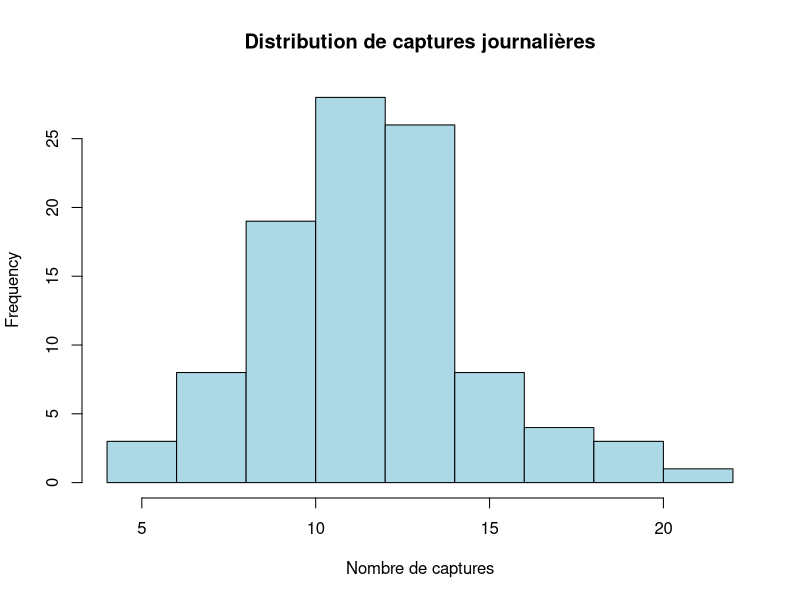
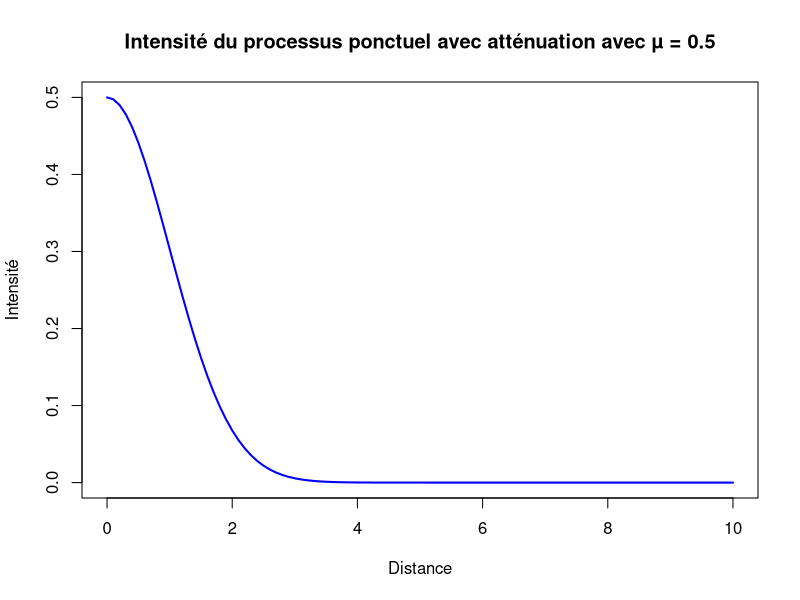
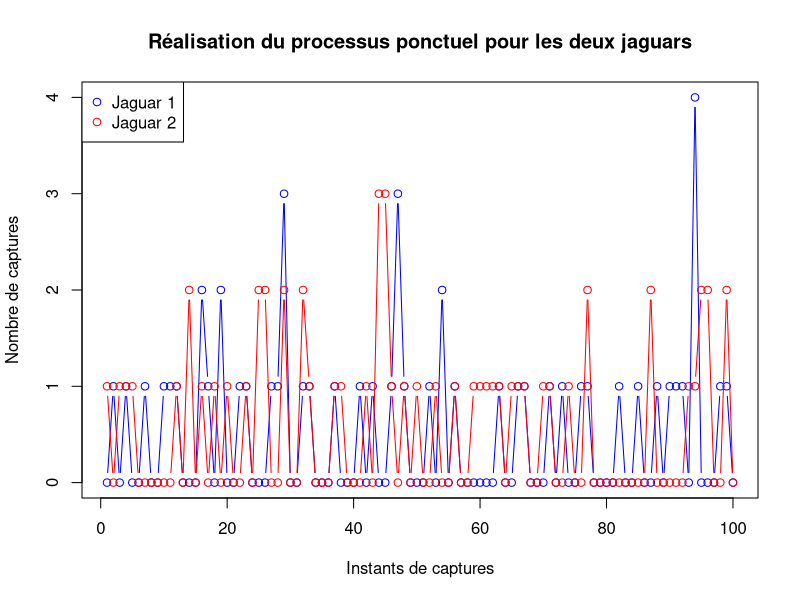

Generate these figures, in order, with R:
## ---- chunk 1
knitr::opts_chunk$set(echo = TRUE)
## ---- chunk 2
mu <- 0.5  
duree <- 24  
nombre_moyen_photos <- mu * duree
nombre_moyen_photos
## ---- chunk 3
lambda <- mu * duree

captures_j <- rpois(100, lambda)
hist(captures_j, main="Distribution de captures journalières", xlab="Nombre de captures", col="lightblue", border="black")

## ---- chunk 4
# définisson la fonction de calcule de l'intensité avec atténuation
attenuation <- function(d) {
  mu * exp(-d^2/2)
}

# Testons avec quelques distances
distances <- seq(0, 10, by=0.1)
intensites <- attenuation(distances)
# exploration graphique
plot(distances, intensites, type="l", col="blue", lwd=2, xlab="Distance", ylab="Intensité", main="Intensité du processus ponctuel avec atténuation avec µ = 0.5")

## ---- chunk 5
# Génération d'une réalisation de captures pour les deux jaguars
set.seed(1862)
n <- 100
c_jaguar1 <- rpois(n, lambda = 0.5)
c_jaguar2 <- rpois(n, lambda = 0.5)

# Exploration graphique
plot(c_jaguar1, type = "b", col = "blue", ylim = c(0, max(c_jaguar1, c_jaguar2)), xlab = "Instants de captures", ylab = "Nombre de captures", main = "Réalisation du processus ponctuel pour les deux jaguars")
lines(c_jaguar2, type = "b", col = "red")
legend("topleft", legend = c("Jaguar 1", "Jaguar 2"), col = c("blue", "red"), pch = 1)

## ---- chunk 6
# définission de la fonction simul
simul = function(d1=0.5, d2=1, mu_jour=1, mu_nuit=3){
  
  mu1 = (exp(-d1^2/2) * (12*mu_jour + 12*mu_nuit)) # Calcul de l'intensité de µ1
  mu2 = (exp(-d2^2/2) * (12*mu_jour + 12*mu_nuit)) # Calcul de l'intensité de µ2
  mu = mu1 + mu2 # intensité globale
  
  rpois(1, lambda = mu) # géneralisation d'une réalisation avec une distribution de Poisson

}
## ---- chunk 7
# Appel de la fonction simul avec les valeur par defaut
simul()
## ---- chunk 8
# Fonction estim_MC : Estimation Monte Carlo du nombre moyen de captures par jour
estim_MC = function(rep=100000){
  
  C = 0 # Initialisation de la somme des captures
  # Boucle MC pour simuler plusieurs réalisations
  for(i in 1:rep){ 
    C = C + simul() # Appel de la fonction simul()
  }
  return(C/rep)  # retourne la moyenne des captures sur toutes les simulations
}
# Appel de la fonction estim_MC() pour obtenir une estimation numérique du nombre moyen de captures par jour 
estim_MC()


## ---- chunk 9
# Définition des paramètres
d1 = 0.5        # distance pour le jaguar 1
d2 = 1          # distance pour le jaguar 2
mu_jour = 1     # intensité de capture photos en journée
mu_nuit = 3     # intensité de capture photos pendant la nuit

# Calcul des intensités pour chaque jaguar et l'intensité totale
mu1 = (exp(-d1^2/2) * (12*mu_jour + 12 * mu_nuit))  # intensité pour le jaguar 1
mu2 = (exp(-d2^2/2) * (12*mu_jour + 12 * mu_nuit))  # intensité pour le jaguar 2
mu = mu1 + mu2  # Intensité totale
mu

